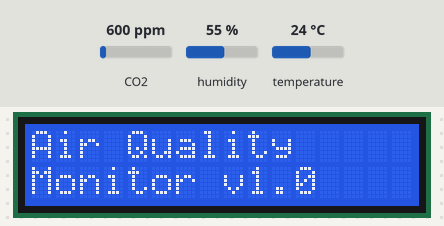
This sketch was run on a simulated ESP32-C6. Parts: 16×2 character LCD. Inputs (shaded band) come from the test bench; at power-on: CO2 600 ppm, humidity 55 %, temperature 24 °C. WiFi joins after 1.5 s; servers stay silent unless stated; uploads are accepted with an empty reply; the local clock reads 2024-03-15 10:24:30 at power-on unless the sketch sets it; no MQTT or app messages arrive unless stated; what the sketch prints to the serial monitor is not drawn.

Above: at 1.1 s.
At 4.7 s:
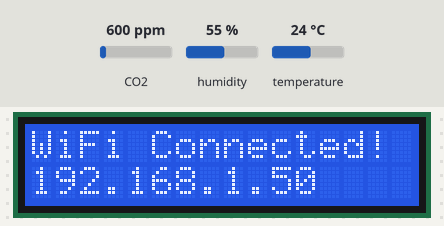
At 6.7 s:
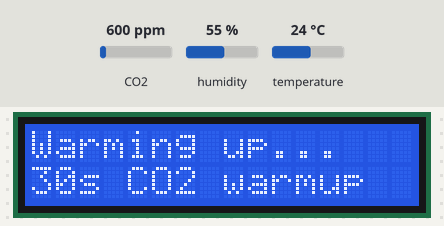
At 38.4 s:
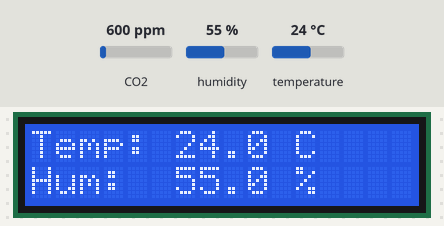
At 39.85 s:
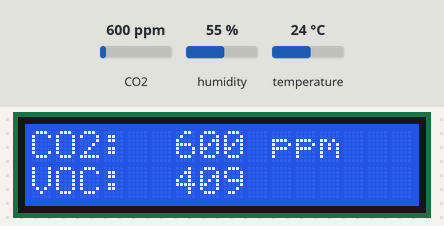

The sketch:

smart_home_health_monitor.ino
```cpp
//  ============================================================
//  Smart Home Health Monitor
//  XIAO ESP32-C6 Firmware
//
//  Sensors:
//    - AHT10      → Temperature & Humidity  (I2C, 0x38)
//    - LCD1602    → Display                  (I2C, 0x27)
//    - MH-Z19C    → CO2 (NDIR)              (UART, Serial1, D6/D7)
//    - MS1100     → VOC                     (Analog, D0/A0)
//    - DC01       → PM2.5                   (UART, Serial2, D8/D9)
//
//  Output:
//    - LCD display (rotating 3-screen data view)
//    - LED on D3 (smart plug stand-in) — ON when thresholds exceeded
//    - MQTT publish (sensor data + purifier command)
//    - Firebase Firestore REST API (60s interval)
//
//  Pin Map (XIAO ESP32-C6):
//    D4 (GPIO6)  = SDA
//    D5 (GPIO7)  = SCL
//    D6 (GPIO21) = CO2 TX → MH-Z19C RX
//    D7 (GPIO20) = CO2 RX ← MH-Z19C TX
//    D8 (GPIO17) = PM25 TX → DC01 RX
//    D9 (GPIO18) = PM25 RX ← DC01 TX
//    D0 (GPIO2)  = VOC analog input
//    D3 (GPIO5)  = Alert LED
// ============================================================

#include "config.h"
#include <Adafruit_AHTX0.h>
#include <ArduinoJson.h>
#include <HTTPClient.h>
#include <LiquidCrystal_I2C.h>
#include <MHZ19.h>
#include <PubSubClient.h>
#include <time.h>
#include <WiFi.h>
#include <Wire.h>

// ---- Pin Definitions ----
// Using Arduino board macros (D4, D5, etc.) instead of raw GPIO numbers
// so the XIAO ESP32-C6 board definition handles the correct mapping
#define CO2_TX_PIN D6    // → MH-Z19C RX
#define CO2_RX_PIN D7    // ← MH-Z19C TX
#define PM25_TX_PIN D8   // → DC01 RX
#define PM25_RX_PIN D9   // ← DC01 TX
#define VOC_PIN A0       // MS1100 analog
#define ALERT_LED_PIN D3  // LED indicator
// LED is wired active-high (GPIO → resistor → LED anode → cathode → GND).
// HIGH = on, LOW = off.
#define LED_ON  HIGH
#define LED_OFF LOW

// ---- Sensor Objects ----
Adafruit_AHTX0 aht;
LiquidCrystal_I2C lcd(0x27, 16, 2);
MHZ19 mhz19;
HardwareSerial co2Serial(1);  // UART1 for MH-Z19C
HardwareSerial pm25Serial(2); // UART2 for DC01

// ---- Network Objects ----
WiFiClient wifiClient;
PubSubClient mqttClient(wifiClient);

// ---- Sensor Data ----
float temperature = 0.0;
float humidity = 0.0;
int co2 = 0;
int voc = 0;
float pm25 = 0.0;

// ---- Timing ----
unsigned long lastSensorRead = 0;
unsigned long lastFirebasePush = 0;
unsigned long lastLcdRotate = 0;
int lcdScreen = 0;

// ---- State ----
bool purifierOn = false;
bool timeSynced = false;

// ============================================================
//  TIME HELPERS
// ============================================================
unsigned long long getEpochMs() {
  time_t now = time(nullptr);
  if (now < 1700000000) { // ~2023-11-14
    return 0;
  }
  return (unsigned long long)now * 1000ULL;
}

void syncClockIfNeeded() {
  if (timeSynced || WiFi.status() != WL_CONNECTED) {
    return;
  }

  configTime(0, 0, "pool.ntp.org", "time.nist.gov", "time.google.com");
  Serial.print("[TIME] Syncing NTP");
  for (int i = 0; i < 20; i++) {
    if (getEpochMs() > 0) {
      timeSynced = true;
      Serial.println(" [OK]");
      Serial.printf("[TIME] Epoch ms ready: %llu\n", getEpochMs());
      return;
    }
    Serial.print(".");
    delay(250);
  }
  Serial.println(" [WARN] NTP sync timeout; will retry later");
}

// ============================================================
//  SETUP
// ============================================================
void setup() {
  Serial.begin(115200);
  delay(1000);
  Serial.println("\n== Smart Home Health Monitor ==");

  // LED pin
  pinMode(ALERT_LED_PIN, OUTPUT);
  digitalWrite(ALERT_LED_PIN, LED_OFF);

  // I2C — use D4 (SDA) and D5 (SCL) board macros
  // The XIAO ESP32-C6 board definition maps these to the correct GPIO pins
  Wire.begin(D4, D5);

  // LCD
  lcd.init();
  lcd.backlight();
  lcd.setCursor(0, 0);
  lcd.print("Air Quality");
  lcd.setCursor(0, 1);
  lcd.print("Monitor v1.0");
  delay(2000);
  lcd.clear();

  // AHT10
  if (!aht.begin()) {
    Serial.println("[ERROR] AHT10 not found — check wiring!");
    lcd.print("AHT10 ERROR");
  } else {
    Serial.println("[OK] AHT10 initialized");
  }

  // MH-Z19C CO2 sensor (UART1)
  co2Serial.begin(9600, SERIAL_8N1, CO2_RX_PIN, CO2_TX_PIN);
  mhz19.begin(co2Serial);
  mhz19.autoCalibration(true); // ABC enabled
  Serial.println("[OK] MH-Z19C initialized");

  // DC01 PM2.5 sensor (UART2)
  pm25Serial.begin(9600, SERIAL_8N1, PM25_RX_PIN, PM25_TX_PIN);
  Serial.println("[OK] DC01 PM2.5 serial started");

  // WiFi
  connectWifi();
  syncClockIfNeeded();

  // MQTT
  mqttClient.setServer(MQTT_BROKER, MQTT_PORT);

  Serial.println("[READY] All systems initialized");
  Serial.println("Waiting 30s for CO2 sensor warm-up...");
  lcd.setCursor(0, 0);
  lcd.print("Warming up...");
  lcd.setCursor(0, 1);
  lcd.print("30s CO2 warmup");
  delay(30000);
  lcd.clear();
}

// ============================================================
//  LOOP
// ============================================================
void loop() {
  unsigned long now = millis();

  // Reconnect WiFi if dropped
  if (WiFi.status() != WL_CONNECTED) {
    connectWifi();
    syncClockIfNeeded();
  }

  // Reconnect MQTT if dropped
  if (!mqttClient.connected()) {
    connectMqtt();
  }
  mqttClient.loop();

  // Read all sensors on interval
  if (now - lastSensorRead >= SENSOR_READ_INTERVAL) {
    lastSensorRead = now;
    readAllSensors();
    checkThresholds();
    publishMqtt();
  }

  // Rotate LCD display
  if (now - lastLcdRotate >= LCD_ROTATE_INTERVAL) {
    lastLcdRotate = now;
    updateLcd();
  }

  // Push to Firebase on interval
  if (now - lastFirebasePush >= FIREBASE_PUSH_INTERVAL) {
    lastFirebasePush = now;
    pushToFirebase();
  }
}

// ============================================================
//  READ ALL SENSORS
// ============================================================
void readAllSensors() {
  // --- AHT10: Temperature & Humidity ---
  sensors_event_t humEvent, tempEvent;
  aht.getEvent(&humEvent, &tempEvent);
  temperature = tempEvent.temperature;
  humidity = humEvent.relative_humidity;

  // --- MH-Z19C: CO2 ---
  co2 = mhz19.getCO2();
  if (co2 < 0)
    co2 = 0; // sensor returns -1 on error

  // --- MS1100: VOC (analog) ---
  int rawVoc = analogRead(VOC_PIN);
  // Apply simple moving average (5 samples)
  static int vocBuffer[5] = {0};
  static int vocIdx = 0;
  vocBuffer[vocIdx] = rawVoc;
  vocIdx = (vocIdx + 1) % 5;
  int vocSum = 0;
  for (int i = 0; i < 5; i++)
    vocSum += vocBuffer[i];
  voc = vocSum / 5;

  // --- DC01: PM2.5 ---
  pm25 = readDC01();

  Serial.printf("[SENSORS] Temp: %.1f°C | Hum: %.1f%% | CO2: %d ppm | VOC: %d "
                "| PM2.5: %.1f µg/m³\n",
                temperature, humidity, co2, voc, pm25);
}

// ============================================================
//  DC01 PM2.5 PARSER — Winsen DC01 (ZH1.5mm 4P)
//  Pin 1=GND, Pin 2=VCC(5V), Pin 3=RXD, Pin 4=TXD
//  Request:  FF 01 86 00 00 00 00 00 79
//  Response: FF 86 [PM_H] [PM_L] xx xx xx xx [CS]
// ============================================================
float readDC01() {
  // First: listen passively for 1 second to catch any auto-output
  unsigned long listenStart = millis();
  while (millis() - listenStart < 1000) {
    if (pm25Serial.available() > 0) {
      Serial.print("[DC01 PASSIVE] Bytes received: ");
      while (pm25Serial.available()) {
        Serial.printf("%02X ", pm25Serial.read());
      }
      Serial.println();
      break;
    }
    delay(10);
  }

  // Then try active query
  while (pm25Serial.available())
    pm25Serial.read(); // Flush

  uint8_t cmd[] = {0xFF, 0x01, 0x86, 0x00, 0x00, 0x00, 0x00, 0x00, 0x79};
  pm25Serial.write(cmd, sizeof(cmd));

  unsigned long t = millis();
  while (pm25Serial.available() < 9 && millis() - t < 500)
    delay(10);

  if (pm25Serial.available() >= 9) {
    uint8_t buf[9];
    pm25Serial.readBytes(buf, 9);
    Serial.printf("[DC01 RAW] %02X %02X %02X %02X %02X %02X %02X %02X %02X\n",
                  buf[0], buf[1], buf[2], buf[3], buf[4], buf[5], buf[6],
                  buf[7], buf[8]);

    // Validate header
    if (buf[0] != 0xFF || buf[1] != 0x86) {
      Serial.println("[WARN] DC01 bad header — discarding frame");
      return pm25;
    }

    // Validate Winsen checksum: CS = (~sum(buf[1..7]) + 1) & 0xFF
    uint8_t sum = 0;
    for (int i = 1; i <= 7; i++) sum += buf[i];
    uint8_t expectedCs = (~sum + 1) & 0xFF;
    if (buf[8] != expectedCs) {
      Serial.printf("[WARN] DC01 checksum mismatch (got 0x%02X, expected 0x%02X) — discarding frame\n",
                    buf[8], expectedCs);
      return pm25;
    }

    int raw = (buf[2] << 8) | buf[3];

    // Sanity bounds: DC01 range is 0–1000 µg/m³ per datasheet
    if (raw < 0 || raw > 1000) {
      Serial.printf("[WARN] DC01 value %d out of range — discarding\n", raw);
      return pm25;
    }

    return (float)raw;
  }

  Serial.println("[WARN] DC01 no valid response — returning last value");
  return pm25;
}

// ============================================================
//  THRESHOLD CHECK & LED CONTROL
// ============================================================
void checkThresholds() {
  bool co2Trigger  = co2  >= CO2_THRESHOLD;
  bool pm25Trigger = pm25 >= PM25_THRESHOLD;
  bool vocTrigger  = voc  >= VOC_THRESHOLD;
  bool shouldActivate = co2Trigger || pm25Trigger || vocTrigger;

  Serial.printf("[THRESHOLD] CO2=%d(%s) PM2.5=%.1f(%s) VOC=%d(%s) → %s\n",
    co2,  co2Trigger  ? "TRIGGER" : "ok",
    pm25, pm25Trigger ? "TRIGGER" : "ok",
    voc,  vocTrigger  ? "TRIGGER" : "ok",
    shouldActivate    ? "ACTIVATE" : "deactivate");

  if (shouldActivate && !purifierOn) {
    purifierOn = true;
    digitalWrite(ALERT_LED_PIN, LED_ON);
    Serial.println(
        "[ACTION] Threshold exceeded — LED ON (purifier would activate)");
  } else if (!shouldActivate && purifierOn) {
    purifierOn = false;
    digitalWrite(ALERT_LED_PIN, LED_OFF);
    Serial.println(
        "[ACTION] Air quality OK — LED OFF (purifier would deactivate)");
  }
}

// ============================================================
//  LCD DISPLAY (3 rotating screens)
// ============================================================
void updateLcd() {
  lcd.clear();
  switch (lcdScreen) {
  case 0:
    // Screen 1: Temperature & Humidity
    lcd.setCursor(0, 0);
    lcd.print("Temp: ");
    lcd.print(temperature, 1);
    lcd.print(" C");
    lcd.setCursor(0, 1);
    lcd.print("Hum:  ");
    lcd.print(humidity, 1);
    lcd.print(" %");
    break;

  case 1:
    // Screen 2: CO2 & VOC
    lcd.setCursor(0, 0);
    lcd.print("CO2:  ");
    lcd.print(co2);
    lcd.print(" ppm");
    lcd.setCursor(0, 1);
    lcd.print("VOC:  ");
    lcd.print(voc);
    break;

  case 2:
    // Screen 3: PM2.5 & Status
    lcd.setCursor(0, 0);
    lcd.print("PM2.5:");
    lcd.print(pm25, 1);
    lcd.print(" ug");
    lcd.setCursor(0, 1);
    lcd.print(purifierOn ? "PURIFIER: ON  " : "Air: OK       ");
    break;
  }

  lcdScreen = (lcdScreen + 1) % 3;
}

// ============================================================
//  MQTT PUBLISH
// ============================================================
void publishMqtt() {
  if (!mqttClient.connected())
    return;

  // Publish sensor data as JSON
  char payload[200];
  snprintf(payload, sizeof(payload),
           "{\"temp\":%.1f,\"humidity\":%.1f,\"co2\":%d,\"voc\":%d,\"pm25\":%."
           "1f,\"purifier\":%s}",
           temperature, humidity, co2, voc, pm25,
           purifierOn ? "true" : "false");

  mqttClient.publish("air-quality/sensors", payload);

  // Publish purifier command (for Tasmota smart plug or LED demo)
  mqttClient.publish(MQTT_TOPIC_PURIFIER, purifierOn ? "ON" : "OFF");

  Serial.printf("[MQTT] Published: %s\n", payload);
}

// ============================================================
//  FIREBASE PUSH (REST API)
// ============================================================
void pushToFirebase() {
  if (WiFi.status() != WL_CONNECTED)
    return;

  HTTPClient http;

  // Build URL: RTDB REST endpoint
  String url = "https://";
  url += FIREBASE_HOST;
  url += "/sensor_readings.json?auth=";
  url += FIREBASE_AUTH;

  // Build JSON payload
  StaticJsonDocument<320> doc;
  doc["temperature"] = temperature;
  doc["humidity"] = humidity;
  doc["co2"] = co2;
  doc["voc"] = voc;
  doc["pm25"] = pm25;
  doc["purifier"] = purifierOn;
  doc["device_uptime_ms"] = millis();

  // Prefer explicit epoch timestamp when NTP is available.
  unsigned long long epochMs = getEpochMs();
  if (epochMs > 0) {
    doc["timestamp"] = epochMs;
    doc["timestamp_source"] = "ntp_epoch_ms";
  } else {
    JsonObject tsObj = doc.createNestedObject("timestamp");
    tsObj[".sv"] = "timestamp";
    doc["timestamp_source"] = "firebase_server_value";
  }

  String jsonBody;
  serializeJson(doc, jsonBody);

  http.begin(url);
  http.addHeader("Content-Type", "application/json");
  int httpCode = http.POST(jsonBody);

  if (httpCode == 200 || httpCode == 204) {
    Serial.println("[FIREBASE] Data pushed successfully");
    Serial.printf("[FIREBASE] Timestamp source: %s | uptime_ms=%lu\n",
                  (const char *)doc["timestamp_source"], millis());
  } else {
    Serial.printf("[FIREBASE] Error: HTTP %d\n", httpCode);
  }

  http.end();
}

// ============================================================
//  WIFI CONNECTION
// ============================================================
void connectWifi() {
  Serial.printf("[WiFi] Connecting to %s ", WIFI_SSID);
  lcd.setCursor(0, 0);
  lcd.print("Connecting WiFi");

  WiFi.begin(WIFI_SSID, WIFI_PASSWORD);
  int attempts = 0;
  while (WiFi.status() != WL_CONNECTED && attempts < 20) {
    delay(500);
    Serial.print(".");
    attempts++;
  }

  if (WiFi.status() == WL_CONNECTED) {
    Serial.printf("\n[WiFi] Connected! IP: %s\n",
                  WiFi.localIP().toString().c_str());
    lcd.clear();
    lcd.setCursor(0, 0);
    lcd.print("WiFi Connected!");
    lcd.setCursor(0, 1);
    lcd.print(WiFi.localIP().toString());
    delay(2000);
    lcd.clear();
  } else {
    Serial.println("\n[WiFi] Failed — running offline");
    lcd.clear();
    lcd.setCursor(0, 0);
    lcd.print("WiFi FAILED");
    lcd.setCursor(0, 1);
    lcd.print("Offline mode");
    delay(2000);
    lcd.clear();
  }
}

// ============================================================
//  MQTT CONNECTION
// ============================================================
void connectMqtt() {
  Serial.print("[MQTT] Connecting...");
  int attempts = 0;
  while (!mqttClient.connected() && attempts < 5) {
    if (mqttClient.connect(MQTT_CLIENT)) {
      Serial.println(" connected!");
    } else {
      Serial.printf(" failed (rc=%d), retrying...\n", mqttClient.state());
      delay(2000);
      attempts++;
    }
  }
}
```

config.h
```cpp
// ============================================================
//  Smart Home Health Monitor — config.h
//  XIAO ESP32-C6
//  Fill in your WiFi, MQTT, and Firebase credentials here.
// ============================================================

#ifndef CONFIG_H
#define CONFIG_H

// ----- WiFi -----
#define WIFI_SSID "SpectrumSetup-6F"
#define WIFI_PASSWORD "leaderstable397"

// ----- MQTT Broker (Tasmota smart plug / LED control) -----
#define MQTT_BROKER "broker.hivemq.com"  // Free public MQTT broker — no setup needed
#define MQTT_PORT 1883
#define MQTT_CLIENT "air-quality-mausam-shrestha"  // Must be unique on public broker
#define MQTT_TOPIC_PURIFIER "mausam/airmonitor/purifier"

// ----- Firebase -----
// Get these from Firebase Console → Project Settings → Service Accounts → REST
// API
#define FIREBASE_HOST "smart-home-health-monitor-default-rtdb.firebaseio.com"
#define FIREBASE_AUTH "7XC5KcoBzUpwtNKHKhSmx2IOgWMX01XsXytCkLli"

// ----- Sensor Thresholds -----
#define CO2_THRESHOLD 1000   // ppm
#define PM25_THRESHOLD 35    // µg/m³
#define VOC_THRESHOLD 2500   // MS1100 raw ADC — high VOC level

// ----- Timing -----
#define SENSOR_READ_INTERVAL 10000   // ms — read all sensors every 10 seconds
#define FIREBASE_PUSH_INTERVAL 10000 // ms — push to Firebase every 10 seconds
#define LCD_ROTATE_INTERVAL 3000     // ms — rotate LCD screen every 3 seconds

#endif
```

Measured:
- what the display in image 0 shows lasts 2.0 s, from 1.1 s to 3.1 s
- what the display in image 2 shows lasts 30.0 s, from 6.7 s to 36.7 s
- what the display in image 3 shows lasts 1.3 s, from 38.4 s to 39.7 s
